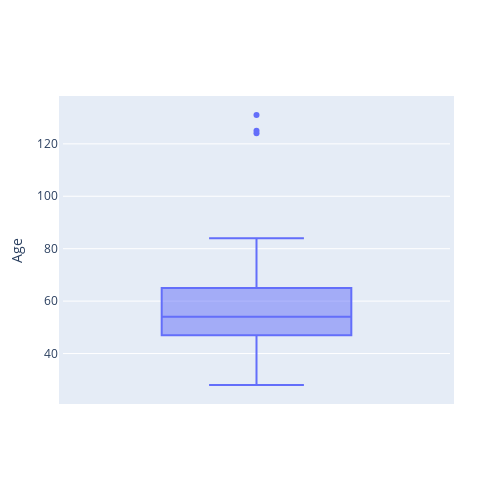
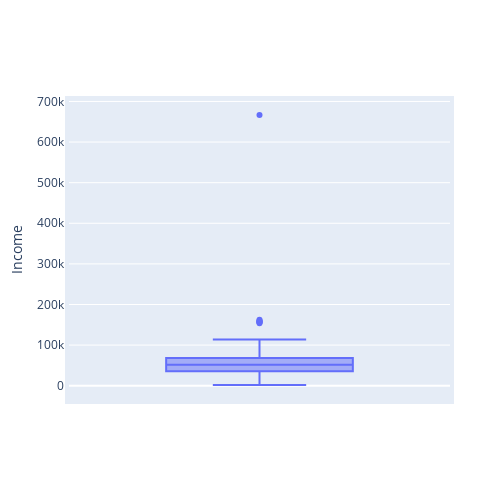
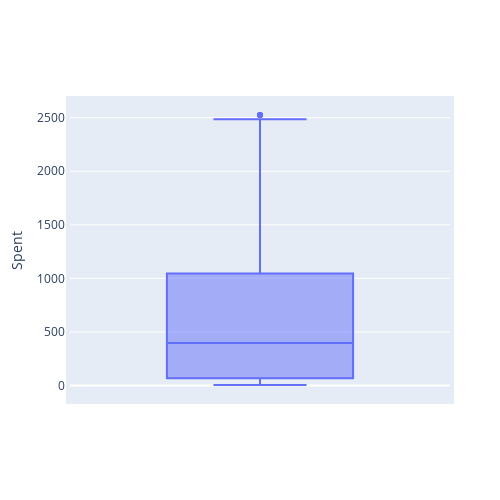
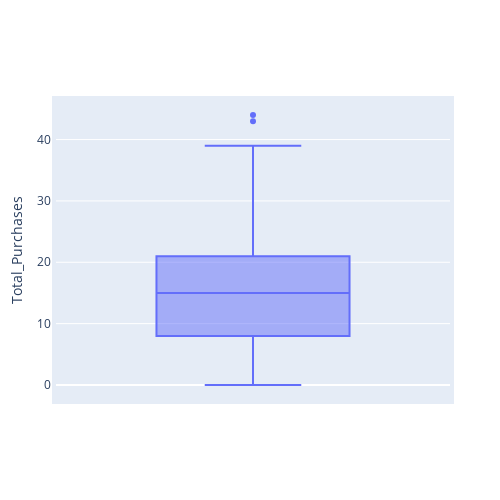

Write notebook code for charts like these, in order.
### Markdown cell above
An outlier is a data point that differs significantly from other observations. If a value has a high enough or low enough z score, it can be considered an outlier.

### Code cell
# List of variables for boxplots
variables = ["Age", "Income", "Spent", "Total_Purchases", "Recency"]

# Loop through each variable and create a boxplot
for var in variables:
    fig = px.box(df, y=var)
    
    fig.update_layout(
    autosize=False,
    width=500,
    height=500,
    margin=dict(
        l=50,
        r=50,
        b=100,
        t=100,
        pad=4
    ))

    fig.show()

### Figure 1 — Plotly figure (JSON) as saved in the notebook; plotly's stock layout.template omitted (floating-point values rounded to 4 significant figures; data arrays with more than 128 entries replaced by an {"elided": "..."} marker saying what was removed)
{"data": [{"alignmentgroup": "True", "hovertemplate": "Age=%{y}<extra></extra>", "legendgroup": "", "marker": {"color": "#636efa"}, "name": "", "notched": false, "offsetgroup": "", "orientation": "v", "showlegend": false, "type": "box", "x0": " ", "xaxis": "x", "y": {"elided": "2240 int values"}, "y0": " ", "yaxis": "y"}], "layout": {"autosize": false, "boxmode": "group", "height": 500, "legend": {"tracegroupgap": 0}, "margin": {"b": 100, "l": 50, "pad": 4, "r": 50, "t": 100}, "width": 500, "xaxis": {"anchor": "y", "domain": [0, 1]}, "yaxis": {"anchor": "x", "domain": [0, 1], "title": {"text": "Age"}}}}

### Figure 2 — Plotly figure (JSON) as saved in the notebook; plotly's stock layout.template omitted (floating-point values rounded to 4 significant figures; data arrays with more than 128 entries replaced by an {"elided": "..."} marker saying what was removed)
{"data": [{"alignmentgroup": "True", "hovertemplate": "Income=%{y}<extra></extra>", "legendgroup": "", "marker": {"color": "#636efa"}, "name": "", "notched": false, "offsetgroup": "", "orientation": "v", "showlegend": false, "type": "box", "x0": " ", "xaxis": "x", "y": {"elided": "2240 float values"}, "y0": " ", "yaxis": "y"}], "layout": {"autosize": false, "boxmode": "group", "height": 500, "legend": {"tracegroupgap": 0}, "margin": {"b": 100, "l": 50, "pad": 4, "r": 50, "t": 100}, "width": 500, "xaxis": {"anchor": "y", "domain": [0, 1]}, "yaxis": {"anchor": "x", "domain": [0, 1], "title": {"text": "Income"}}}}

### Figure 3 — Plotly figure (JSON) as saved in the notebook; plotly's stock layout.template omitted (floating-point values rounded to 4 significant figures; data arrays with more than 128 entries replaced by an {"elided": "..."} marker saying what was removed)
{"data": [{"alignmentgroup": "True", "hovertemplate": "Spent=%{y}<extra></extra>", "legendgroup": "", "marker": {"color": "#636efa"}, "name": "", "notched": false, "offsetgroup": "", "orientation": "v", "showlegend": false, "type": "box", "x0": " ", "xaxis": "x", "y": {"elided": "2240 int values"}, "y0": " ", "yaxis": "y"}], "layout": {"autosize": false, "boxmode": "group", "height": 500, "legend": {"tracegroupgap": 0}, "margin": {"b": 100, "l": 50, "pad": 4, "r": 50, "t": 100}, "width": 500, "xaxis": {"anchor": "y", "domain": [0, 1]}, "yaxis": {"anchor": "x", "domain": [0, 1], "title": {"text": "Spent"}}}}

### Figure 4 — Plotly figure (JSON) as saved in the notebook; plotly's stock layout.template omitted (floating-point values rounded to 4 significant figures; data arrays with more than 128 entries replaced by an {"elided": "..."} marker saying what was removed)
{"data": [{"alignmentgroup": "True", "hovertemplate": "Total_Purchases=%{y}<extra></extra>", "legendgroup": "", "marker": {"color": "#636efa"}, "name": "", "notched": false, "offsetgroup": "", "orientation": "v", "showlegend": false, "type": "box", "x0": " ", "xaxis": "x", "y": {"elided": "2240 int values"}, "y0": " ", "yaxis": "y"}], "layout": {"autosize": false, "boxmode": "group", "height": 500, "legend": {"tracegroupgap": 0}, "margin": {"b": 100, "l": 50, "pad": 4, "r": 50, "t": 100}, "width": 500, "xaxis": {"anchor": "y", "domain": [0, 1]}, "yaxis": {"anchor": "x", "domain": [0, 1], "title": {"text": "Total_Purchases"}}}}
